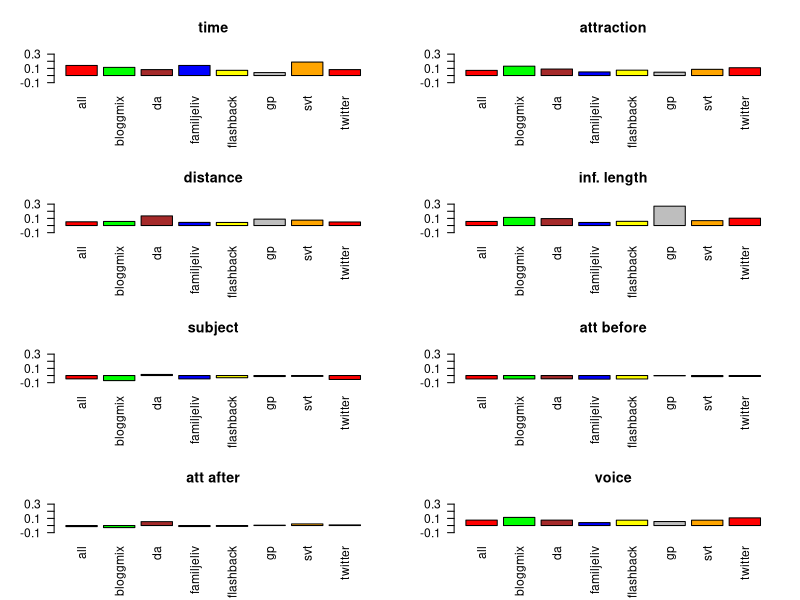

Source code (R):
dataset <- read.csv("correl.tsv",sep="\t",header=TRUE)
par(mfrow = c(4,2),cex.axis=1.1, cex.main = 1.3)
barplot(dataset$time,ylim=c(-0.1,0.3),col=c("red","green","brown","blue","yellow","gray","orange"),main="time",names.arg=dataset$corpus,las=2)
barplot(dataset$attraction,ylim=c(-0.1,0.3),col=c("red","green","brown","blue","yellow","gray","orange"),main="attraction",names.arg=dataset$corpus,las=2)
barplot(dataset$distance_to_att_words,ylim=c(-0.1,0.3),col=c("red","green","brown","blue","yellow","gray","orange"),main="distance",names.arg=dataset$corpus,las=2)
barplot(dataset$inf_length,ylim=c(-0.1,0.3),col=c("red","green","brown","blue","yellow","gray","orange"),main="inf. length",names.arg=dataset$corpus,las=2)
barplot(dataset$subject,ylim=c(-0.1,0.3),col=c("red","green","brown","blue","yellow","gray","orange"),main="subject",names.arg=dataset$corpus,las=2)
barplot(dataset$att_before,ylim=c(-0.1,0.3),col=c("red","green","brown","blue","yellow","gray","orange"),main="att before",names.arg=dataset$corpus,las=2)
barplot(dataset$att_after,ylim=c(-0.1,0.3),col=c("red","green","brown","blue","yellow","gray","orange"),main="att after",names.arg=dataset$corpus,las=2)
barplot(dataset$voice,ylim=c(-0.1,0.3),col=c("red","green","brown","blue","yellow","gray","orange"),main="voice",names.arg=dataset$corpus,las=2)
